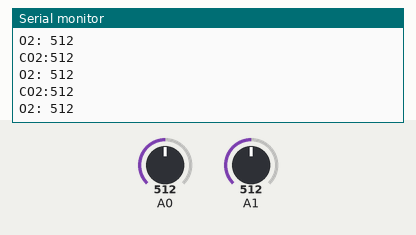
A sketch run on a simulated Arduino Uno, built with avr-gcc and run on an emulated ATmega328P. Parts: the last lines printed to the serial monitor. Inputs (shaded band) come from the test bench; at power-on: A0 = 512, A1 = 512.

Above: at 1.2 s.
1.3 s: A0 set to 716
At 1.62 s:
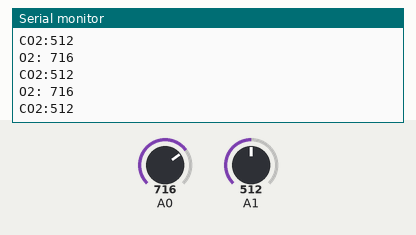
2.8 s: A1 set to 716
At 2.83 s:
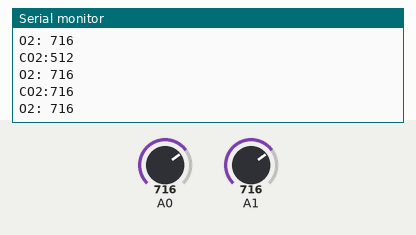
4.3 s: A0 set to 900
At 4.34 s:
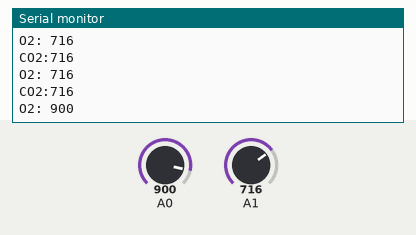
5.8 s: A1 set to 900
At 5.85 s:
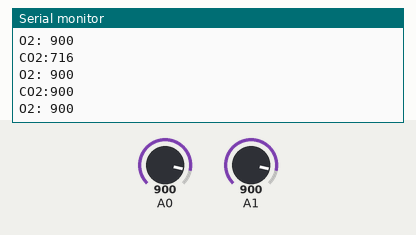
Timing chart, 0 to 8.3 s (numbered marks = the images above; inputs shaded):
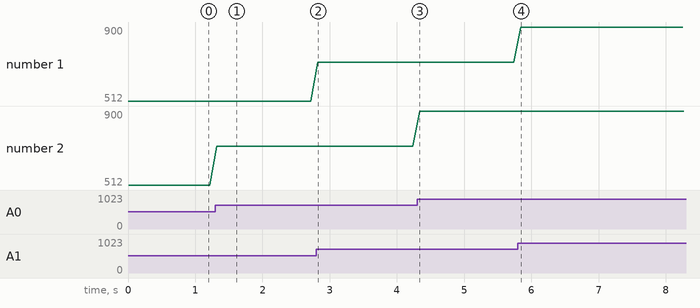

The sketch:

MQ_sensors.ino
```cpp
#include "MQ_sensors.h"
#define mq135 A0
#define mq5 A1
int gas_value;
int oxygen_value;

void setup()
{
  MQ_sensorsInit(mq135);
  MQ_sensorsInit(mq5);
  Serial.begin(9600);
}

void loop()
{
  oxygen_value=MQ_SensorsRead(mq135);
  gas_value=MQ_SensorsRead(mq5);
  Serial.print("CO2:");
  Serial.println(gas_value);
  Serial.print("O2: ");
  Serial.println(oxygen_value);
  Serial.println();
  delay(100);
}
```

MQ_sensors.cpp
```cpp
#include "MQ_sensors.h"
#include <Arduino.h>
void MQ_sensorsInit(int pin){
  pinMode(pin, INPUT);
}
int MQ_SensorsRead(int pin){
  int val = analogRead(pin);
  return val;
}
```

MQ_sensors.h
```cpp
#ifndef MQ_sensors
#define MQ_sensors

void MQ_sensorsInit(int pin);
int MQ_SensorsRead(int pin);

#endif MQ_sensors
```

SHT31d.cpp
```cpp
#include "SHT31d.h"
#include <Wire.h>
#include "Adafruit_SHT31.h"

Adafruit_SHT31 sht31 = Adafruit_SHT31();

void SHT31dInit(){
  if (! sht31.begin(0x44)) {   // Set to 0x45 for alternate i2c addr
  //  Serial.println("Couldn't find SHT31");
  }
}

struct TempData SHT31dRead(){
  struct TempData retVal;
  retVal.temp=sht31.readTemperature();
  retVal.humi=sht31.readHumidity();

  return retVal;
}
```

SHT31d.h
```cpp
#ifndef SHT31d
#define SHT31d

typedef struct TempData{
  float temp;
  float humi;
};

void SHT31dInit();
struct TempData SHT31dRead();

#endif SHT31d
```

gy30.cpp
```cpp
#include <Wire.h>
#include "gy30.h"

uint8_t buff[2];

uint16_t BH1750_Read(int address)
{
   int i=0;
   Wire.beginTransmission(address);
   Wire.requestFrom(address, 2);
   while(Wire.available())
   {
      buff[i] = Wire.read();  // receive one byte
      i++;
   }
   Wire.endTransmission();
   return i;
}

void gy30Init(int address){
  Wire.beginTransmission(address);
   Wire.write(0x10); //1lx reolution 120ms
   Wire.endTransmission();
}
uint16_t gy30Read(int address){
  uint16_t val=0;
  if(2==BH1750_Read(address))
  {
    val=((buff[0]<<8)|buff[1])/1.2;
  }
  return val;
}
```

gy30.h
```cpp
#ifndef GY30_H
#define GY30_H

#define BH1750address 0x23

void gy30Init(int address);
uint16_t gy30Read(int address);

#endif GY30_H
```

ms5611_rover.cpp
```cpp
#include "ms5611_rover.h"
#include <Wire.h>
#include <MS5611.h>

MS5611 ms5611;

void ms5611Init() {
  // Initialize MS5611 sensor
  // Ultra high resolution: MS5611_ULTRA_HIGH_RES
  // (default) High resolution: MS5611_HIGH_RES
  // Standard: MS5611_STANDARD
  // Low power: MS5611_LOW_POWER
  // Ultra low power: MS5611_ULTRA_LOW_POWER
  while(!ms5611.begin(MS5611_ULTRA_HIGH_RES)){};
}

struct PresData ms5611Read() {
  struct PresData retVal;
  retVal.pressure = ms5611.readPressure();
  retVal.altitude = ms5611.getAltitude(retVal.pressure);

  return retVal;
}
```

ms5611_rover.h
```cpp
#ifndef MS5611_ROVER_H
#define MS5611_ROVER_H

typedef struct PresData {
  long pressure; // Pascals
  double altitude; // Meters
};

void ms5611Init();
struct PresData ms5611Read();

#endif MS5611_ROVER_H
```

Measured:
- after the input at 1.3 s, the serial monitor: prints a new line at once (image 1)
- after the input at 2.8 s, the serial monitor: prints a new line at once (image 2)
- after the input at 4.3 s, the serial monitor: prints a new line at once (image 3)
- after the input at 5.8 s, the serial monitor: prints a new line at once (image 4)
- plotted number 2: 512 → 716 after the input at 1.3 s, 716 → 900 after the input at 4.3 s
